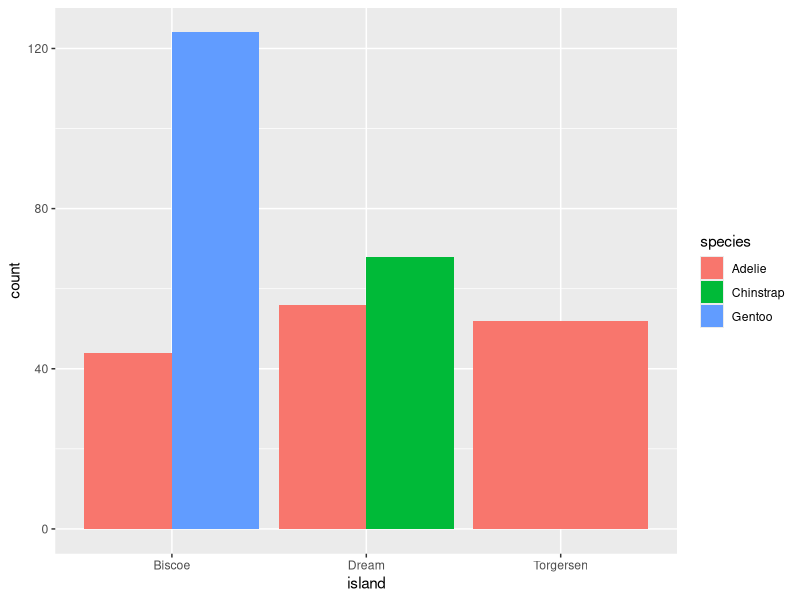

This chart was generated by the following R code:

            library(ggplot2)
            library(palmerpenguins)
            built_answer <- tryCatch(
                {
                    set.seed(42)
                    ggplot(penguins, aes(x = island, fill = species)) + geom_bar(position = "dodge")
                    suppressWarnings(
                        if (!file.exists("/sandbox/figures/species_island_bar_dodged_answer.png")) {
                            ggsave(
                                width = 3,
                                height = 3,
                                "/sandbox/figures/species_island_bar_dodged_answer.png"
                            )
                        }
                    )
                    suppressWarnings(
                        ggplot_build(last_plot())
                    )
                },
                error = function(e) {
                    'ERROR'
                }
            )
            built_submission <- tryCatch(
                {
                    set.seed(42)
                    ggplot(penguins, aes(x = island, y = n, fill = species)) +
  geom_bar(position = "dodge")
                    suppressWarnings(
                        ggsave(
                            width = 3,
                            height = 3,
                            "figures/species_island_bar_dodged_submission_qwen3.5.png"
                        )
                    )
                    suppressWarnings(
                        ggplot_build(last_plot())
                    )
                },
                error = function(e) {
                    'ERROR'
                }
            )
            cat(isTRUE(all.equal(built_answer, built_submission)))
        
